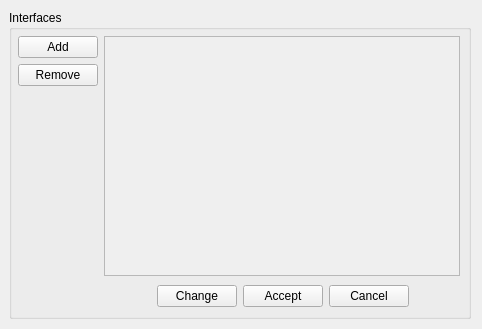
<?xml version="1.0" encoding="UTF-8"?>
<ui version="4.0">
 <class>VMTDInterfaceManagerForm</class>
 <widget class="QWidget" name="VMTDInterfaceManagerForm">
  <property name="geometry">
   <rect>
    <x>0</x>
    <y>0</y>
    <width>482</width>
    <height>329</height>
   </rect>
  </property>
  <property name="windowTitle">
   <string>Form</string>
  </property>
  <property name="windowIcon">
   <iconset resource="../../resources/VMTDResources.qrc">
    <normaloff>:/favicon.ico</normaloff>:/favicon.ico</iconset>
  </property>
  <layout class="QHBoxLayout" name="horizontalLayout">
   <property name="spacing">
    <number>0</number>
   </property>
   <property name="leftMargin">
    <number>0</number>
   </property>
   <property name="topMargin">
    <number>0</number>
   </property>
   <property name="rightMargin">
    <number>0</number>
   </property>
   <property name="bottomMargin">
    <number>0</number>
   </property>
   <item>
    <spacer name="_5">
     <property name="orientation">
      <enum>Qt::Horizontal</enum>
     </property>
     <property name="sizeHint" stdset="0">
      <size>
       <width>7</width>
       <height>20</height>
      </size>
     </property>
    </spacer>
   </item>
   <item>
    <layout class="QVBoxLayout" name="vl_1">
     <property name="spacing">
      <number>0</number>
     </property>
     <item>
      <spacer name="_7">
       <property name="orientation">
        <enum>Qt::Vertical</enum>
       </property>
       <property name="sizeHint" stdset="0">
        <size>
         <width>20</width>
         <height>40</height>
        </size>
       </property>
      </spacer>
     </item>
     <item>
      <widget class="QWidget" name="w_1" native="true">
       <property name="minimumSize">
        <size>
         <width>480</width>
         <height>327</height>
        </size>
       </property>
       <property name="maximumSize">
        <size>
         <width>480</width>
         <height>327</height>
        </size>
       </property>
       <layout class="QVBoxLayout" name="verticalLayout_3">
        <item>
         <widget class="QGroupBox" name="w_2">
          <property name="title">
           <string>Interfaces</string>
          </property>
          <layout class="QHBoxLayout" name="hl_2">
           <property name="leftMargin">
            <number>6</number>
           </property>
           <property name="topMargin">
            <number>6</number>
           </property>
           <property name="rightMargin">
            <number>6</number>
           </property>
           <property name="bottomMargin">
            <number>6</number>
           </property>
           <item>
            <widget class="QWidget" name="wEdit" native="true">
             <property name="sizePolicy">
              <sizepolicy hsizetype="Fixed" vsizetype="Preferred">
               <horstretch>0</horstretch>
               <verstretch>0</verstretch>
              </sizepolicy>
             </property>
             <layout class="QVBoxLayout" name="verticalLayout">
              <property name="leftMargin">
               <number>0</number>
              </property>
              <property name="topMargin">
               <number>0</number>
              </property>
              <property name="rightMargin">
               <number>0</number>
              </property>
              <property name="bottomMargin">
               <number>0</number>
              </property>
              <item>
               <widget class="QPushButton" name="pbAdd">
                <property name="text">
                 <string>Add</string>
                </property>
               </widget>
              </item>
              <item>
               <widget class="QPushButton" name="pbRemove">
                <property name="text">
                 <string>Remove</string>
                </property>
               </widget>
              </item>
              <item>
               <spacer name="_3">
                <property name="orientation">
                 <enum>Qt::Vertical</enum>
                </property>
                <property name="sizeHint" stdset="0">
                 <size>
                  <width>20</width>
                  <height>40</height>
                 </size>
                </property>
               </spacer>
              </item>
             </layout>
            </widget>
           </item>
           <item>
            <layout class="QVBoxLayout" name="verticalLayout_5">
             <item>
              <widget class="QScrollArea" name="scrollArea">
               <property name="minimumSize">
                <size>
                 <width>356</width>
                 <height>240</height>
                </size>
               </property>
               <property name="maximumSize">
                <size>
                 <width>356</width>
                 <height>240</height>
                </size>
               </property>
               <property name="widgetResizable">
                <bool>true</bool>
               </property>
               <widget class="QWidget" name="wMain">
                <property name="geometry">
                 <rect>
                  <x>0</x>
                  <y>0</y>
                  <width>354</width>
                  <height>238</height>
                 </rect>
                </property>
                <layout class="QVBoxLayout" name="verticalLayout_2">
                 <property name="leftMargin">
                  <number>0</number>
                 </property>
                 <property name="topMargin">
                  <number>0</number>
                 </property>
                 <property name="rightMargin">
                  <number>0</number>
                 </property>
                 <property name="bottomMargin">
                  <number>20</number>
                 </property>
                 <item>
                  <widget class="QWidget" name="wInterfaces" native="true">
                   <layout class="QVBoxLayout" name="verticalLayout_4">
                    <property name="leftMargin">
                     <number>3</number>
                    </property>
                    <property name="topMargin">
                     <number>3</number>
                    </property>
                    <property name="rightMargin">
                     <number>3</number>
                    </property>
                    <property name="bottomMargin">
                     <number>3</number>
                    </property>
                   </layout>
                  </widget>
                 </item>
                 <item>
                  <spacer name="_4">
                   <property name="orientation">
                    <enum>Qt::Vertical</enum>
                   </property>
                   <property name="sizeHint" stdset="0">
                    <size>
                     <width>20</width>
                     <height>40</height>
                    </size>
                   </property>
                  </spacer>
                 </item>
                </layout>
               </widget>
              </widget>
             </item>
             <item>
              <widget class="QWidget" name="wManage" native="true">
               <layout class="QHBoxLayout" name="hl_1">
                <property name="leftMargin">
                 <number>0</number>
                </property>
                <property name="topMargin">
                 <number>0</number>
                </property>
                <property name="rightMargin">
                 <number>0</number>
                </property>
                <property name="bottomMargin">
                 <number>0</number>
                </property>
                <item>
                 <spacer name="_1">
                  <property name="orientation">
                   <enum>Qt::Horizontal</enum>
                  </property>
                  <property name="sizeHint" stdset="0">
                   <size>
                    <width>40</width>
                    <height>20</height>
                   </size>
                  </property>
                 </spacer>
                </item>
                <item>
                 <widget class="QPushButton" name="pbChange">
                  <property name="text">
                   <string>Change</string>
                  </property>
                 </widget>
                </item>
                <item>
                 <widget class="QPushButton" name="pbAccept">
                  <property name="text">
                   <string>Accept</string>
                  </property>
                 </widget>
                </item>
                <item>
                 <widget class="QPushButton" name="pbCancel">
                  <property name="text">
                   <string>Cancel</string>
                  </property>
                 </widget>
                </item>
                <item>
                 <spacer name="_2">
                  <property name="orientation">
                   <enum>Qt::Horizontal</enum>
                  </property>
                  <property name="sizeHint" stdset="0">
                   <size>
                    <width>40</width>
                    <height>20</height>
                   </size>
                  </property>
                 </spacer>
                </item>
               </layout>
              </widget>
             </item>
            </layout>
           </item>
          </layout>
         </widget>
        </item>
       </layout>
      </widget>
     </item>
     <item>
      <spacer name="_8">
       <property name="orientation">
        <enum>Qt::Vertical</enum>
       </property>
       <property name="sizeHint" stdset="0">
        <size>
         <width>20</width>
         <height>40</height>
        </size>
       </property>
      </spacer>
     </item>
    </layout>
   </item>
   <item>
    <spacer name="_6">
     <property name="orientation">
      <enum>Qt::Horizontal</enum>
     </property>
     <property name="sizeHint" stdset="0">
      <size>
       <width>8</width>
       <height>20</height>
      </size>
     </property>
    </spacer>
   </item>
  </layout>
 </widget>
 <resources>
  <include location="../../resources/VMTDResources.qrc"/>
 </resources>
 <connections/>
</ui>
